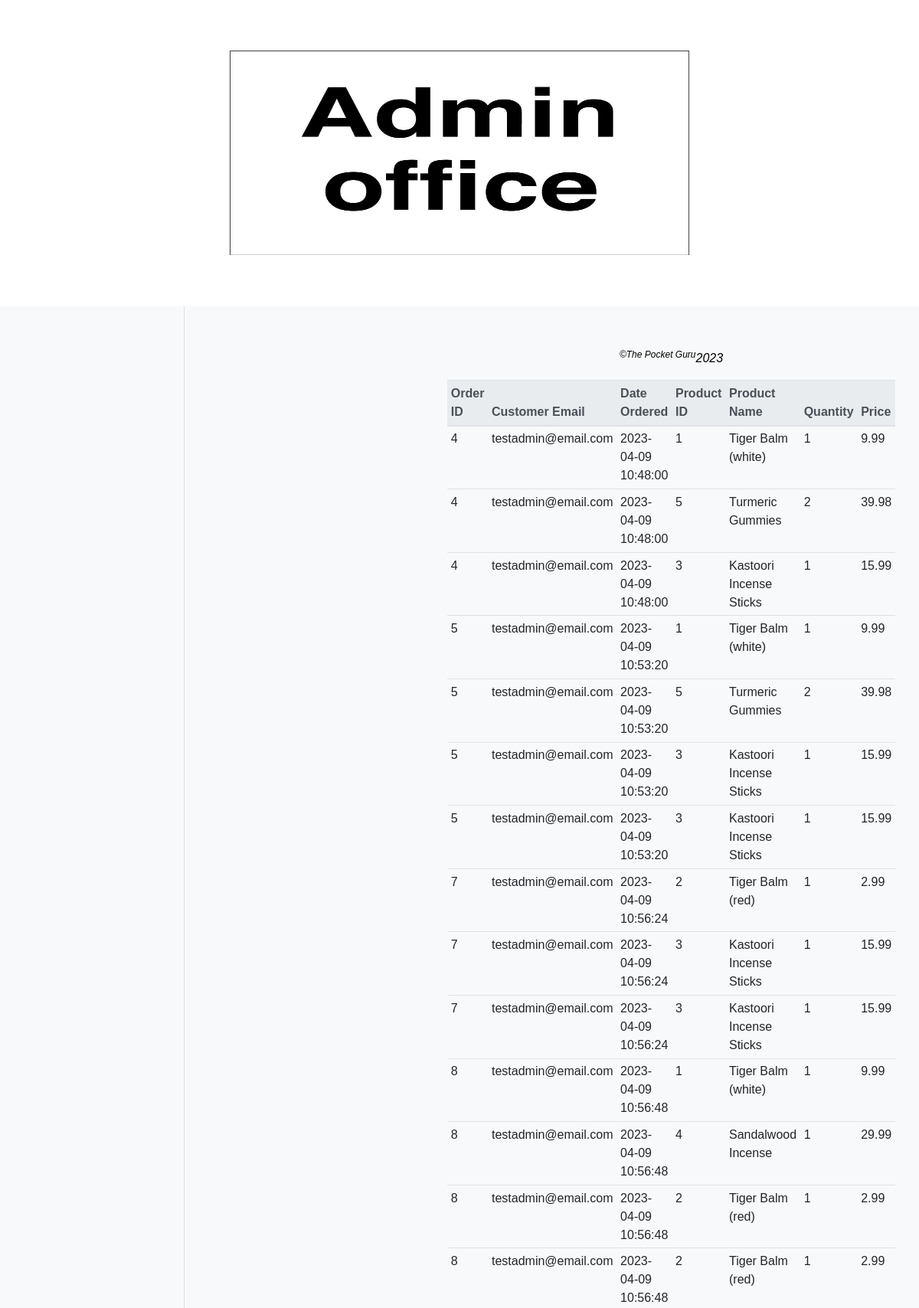
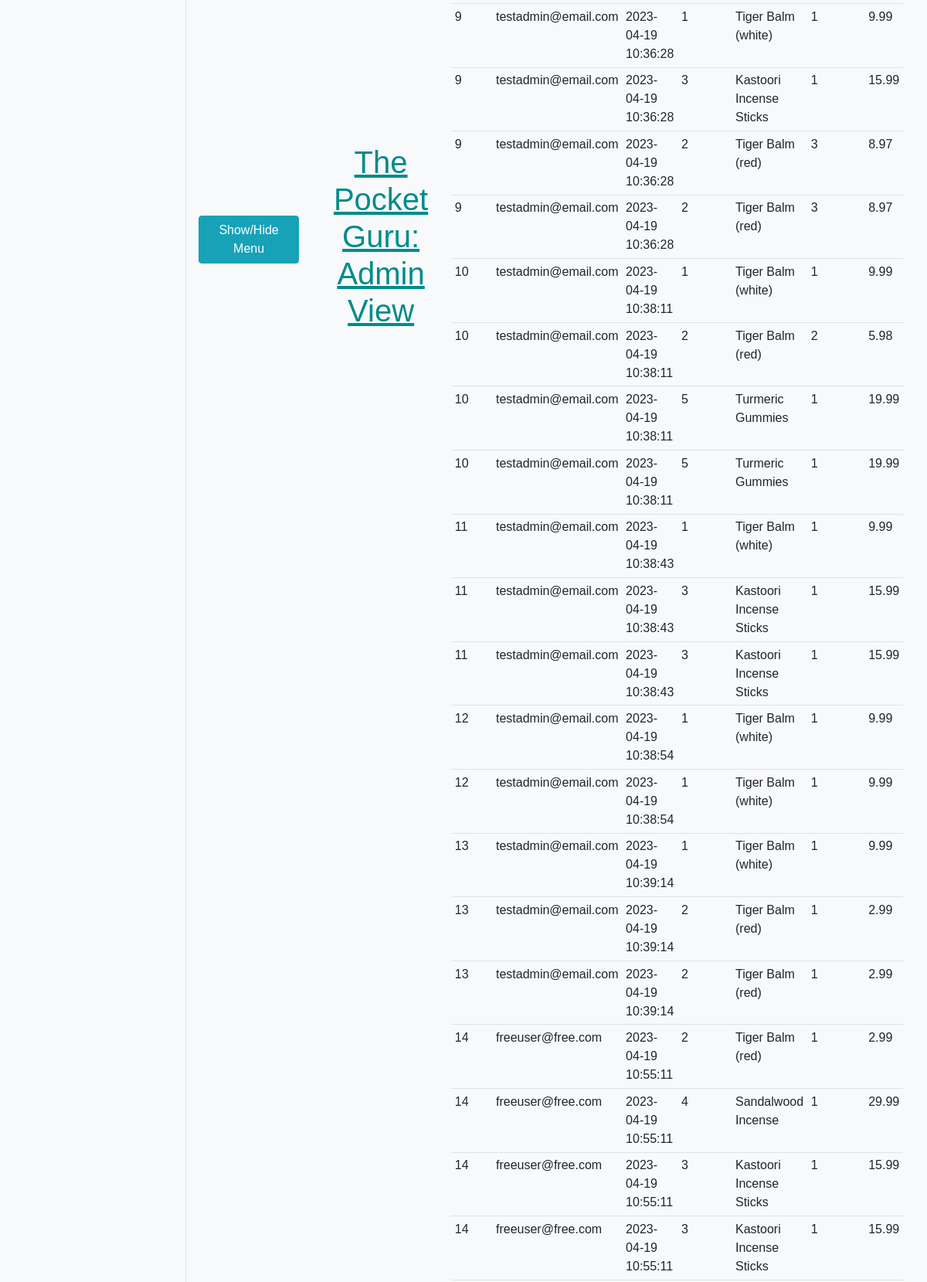
Screenshot of /admin_viewOrders.php (upper part) with the database file from the repository (2 pictures, top to bottom).
### tables this page shows
CREATE TABLE `orderdetails` (
  `ID` int(11) NOT NULL,
  `orderId` int(11) NOT NULL,
  `productId` int(11) UNSIGNED NOT NULL,
  `productName` varchar(200) NOT NULL,
  `quantity` int(100) NOT NULL,
  `price` decimal(10,2) NOT NULL
);

CREATE TABLE `orders` (
  `orderId` int(11) NOT NULL,
  `userId` int(11) NOT NULL,
  `email` varchar(255) NOT NULL,
  `date_of_order` timestamp NOT NULL DEFAULT CURRENT_TIMESTAMP ON UPDATE CURRENT_TIMESTAMP
);

### admin_viewOrders.php (the view, shortened to what this page needs)
<?php
include("./admin_header.php");
include("./connect_db.php");
?>
<div class="row justify-content-center">
		<div class="col-auto">
			<table class="table table-hover table-sm table-responsive" id="orders">
				<thead class="thead-light">
					<tr>
						<th style="font-weight: bold;">Order ID</th>
						<th style="font-weight: bold;">Customer Email</th>
						<th style="font-weight: bold;width: 150px;">Date Ordered</th>
                        <th style="font-weight: bold;">Product ID</th>
						<th style="font-weight: bold;">Product Name</th>
						<th style="font-weight: bold;">Quantity</th>
                        <th style="font-weight: bold;">Price</th>
					</tr>
				</thead>
                <?php
                $stmt = $db->prepare("select * from orders, orderdetails where orders.orderId = orderdetails.orderId");
                $stmt->execute(array());
                while ($a_row = $stmt->fetch(PDO::FETCH_ASSOC))
                {
						echo "<tr>";
						echo "<td>$a_row[orderId]</td>";
                        echo "<td>$a_row[email]</td>";
						echo "<td>$a_row[date_of_order]</td>";
                        echo "<td>$a_row[productId]</td>";
						echo "<td>$a_row[productName]</td>";
						echo "<td>$a_row[quantity]</td>";
                        echo "<td>$a_row[price]</td>";
                        echo "</tr>";
                }?>
        </div>
</div>
<?php
include("./footer.php");
?>

### css/simple-sidebar.css (style rules this page uses)
body { overflow-x: hidden; }

### style/mainstyle.css (style rules this page uses)
html, body { margin:0px; padding:0px; width:100%; }
body { font-family: helvetica, arial, sans-serif; }
td { font-family: helvetica, arial, sans-serif; margin:0px; padding:2px; }

### rows the page displays
orderdetails: orderId "4", orderId.email "testadmin@email.com", orderId.date_of_order "2023-04-09 10:48:00", productId "1", productName "Tiger Balm (white)", quantity "1", price "9.99"
orderdetails: orderId "4", orderId.email "testadmin@email.com", orderId.date_of_order "2023-04-09 10:48:00", productId "5", productName "Turmeric Gummies", quantity "2", price "39.98"
orderdetails: orderId "4", orderId.email "testadmin@email.com", orderId.date_of_order "2023-04-09 10:48:00", productId "3", productName "Kastoori Incense Sticks", quantity "1", price "15.99"
orderdetails: orderId "5", orderId.email "testadmin@email.com", orderId.date_of_order "2023-04-09 10:53:20", productId "1", productName "Tiger Balm (white)", quantity "1", price "9.99"
orderdetails: orderId "5", orderId.email "testadmin@email.com", orderId.date_of_order "2023-04-09 10:53:20", productId "5", productName "Turmeric Gummies", quantity "2", price "39.98"
orderdetails: orderId "5", orderId.email "testadmin@email.com", orderId.date_of_order "2023-04-09 10:53:20", productId "3", productName "Kastoori Incense Sticks", quantity "1", price "15.99"
orderdetails: orderId "5", orderId.email "testadmin@email.com", orderId.date_of_order "2023-04-09 10:53:20", productId "3", productName "Kastoori Incense Sticks", quantity "1", price "15.99"
orderdetails: orderId "7", orderId.email "testadmin@email.com", orderId.date_of_order "2023-04-09 10:56:24", productId "2", productName "Tiger Balm (red)", quantity "1", price "2.99"
orderdetails: orderId "7", orderId.email "testadmin@email.com", orderId.date_of_order "2023-04-09 10:56:24", productId "3", productName "Kastoori Incense Sticks", quantity "1", price "15.99"
orderdetails: orderId "7", orderId.email "testadmin@email.com", orderId.date_of_order "2023-04-09 10:56:24", productId "3", productName "Kastoori Incense Sticks", quantity "1", price "15.99"
orderdetails: orderId "8", orderId.email "testadmin@email.com", orderId.date_of_order "2023-04-09 10:56:48", productId "1", productName "Tiger Balm (white)", quantity "1", price "9.99"
orderdetails: orderId "8", orderId.email "testadmin@email.com", orderId.date_of_order "2023-04-09 10:56:48", productId "4", productName "Sandalwood Incense", quantity "1", price "29.99"
orderdetails: orderId "8", orderId.email "testadmin@email.com", orderId.date_of_order "2023-04-09 10:56:48", productId "2", productName "Tiger Balm (red)", quantity "1", price "2.99"
orderdetails: orderId "8", orderId.email "testadmin@email.com", orderId.date_of_order "2023-04-09 10:56:48", productId "2", productName "Tiger Balm (red)", quantity "1", price "2.99"
orderdetails: orderId "9", orderId.email "testadmin@email.com", orderId.date_of_order "2023-04-19 10:36:28", productId "1", productName "Tiger Balm (white)", quantity "1", price "9.99"
orderdetails: orderId "9", orderId.email "testadmin@email.com", orderId.date_of_order "2023-04-19 10:36:28", productId "3", productName "Kastoori Incense Sticks", quantity "1", price "15.99"
orderdetails: orderId "9", orderId.email "testadmin@email.com", orderId.date_of_order "2023-04-19 10:36:28", productId "2", productName "Tiger Balm (red)", quantity "3", price "8.97"
orderdetails: orderId "9", orderId.email "testadmin@email.com", orderId.date_of_order "2023-04-19 10:36:28", productId "2", productName "Tiger Balm (red)", quantity "3", price "8.97"
orderdetails: orderId "10", orderId.email "testadmin@email.com", orderId.date_of_order "2023-04-19 10:38:11", productId "1", productName "Tiger Balm (white)", quantity "1", price "9.99"
orderdetails: orderId "10", orderId.email "testadmin@email.com", orderId.date_of_order "2023-04-19 10:38:11", productId "2", productName "Tiger Balm (red)", quantity "2", price "5.98"
orderdetails: orderId "10", orderId.email "testadmin@email.com", orderId.date_of_order "2023-04-19 10:38:11", productId "5", productName "Turmeric Gummies", quantity "1", price "19.99"
orderdetails: orderId "10", orderId.email "testadmin@email.com", orderId.date_of_order "2023-04-19 10:38:11", productId "5", productName "Turmeric Gummies", quantity "1", price "19.99"
orderdetails: orderId "11", orderId.email "testadmin@email.com", orderId.date_of_order "2023-04-19 10:38:43", productId "1", productName "Tiger Balm (white)", quantity "1", price "9.99"
orderdetails: orderId "11", orderId.email "testadmin@email.com", orderId.date_of_order "2023-04-19 10:38:43", productId "3", productName "Kastoori Incense Sticks", quantity "1", price "15.99"
orderdetails: orderId "11", orderId.email "testadmin@email.com", orderId.date_of_order "2023-04-19 10:38:43", productId "3", productName "Kastoori Incense Sticks", quantity "1", price "15.99"
orderdetails: orderId "12", orderId.email "testadmin@email.com", orderId.date_of_order "2023-04-19 10:38:54", productId "1", productName "Tiger Balm (white)", quantity "1", price "9.99"
orderdetails: orderId "12", orderId.email "testadmin@email.com", orderId.date_of_order "2023-04-19 10:38:54", productId "1", productName "Tiger Balm (white)", quantity "1", price "9.99"
orderdetails: orderId "13", orderId.email "testadmin@email.com", orderId.date_of_order "2023-04-19 10:39:14", productId "1", productName "Tiger Balm (white)", quantity "1", price "9.99"
orderdetails: orderId "13", orderId.email "testadmin@email.com", orderId.date_of_order "2023-04-19 10:39:14", productId "2", productName "Tiger Balm (red)", quantity "1", price "2.99"
orderdetails: orderId "13", orderId.email "testadmin@email.com", orderId.date_of_order "2023-04-19 10:39:14", productId "2", productName "Tiger Balm (red)", quantity "1", price "2.99"
orderdetails: orderId "14", orderId.email "freeuser@free.com", orderId.date_of_order "2023-04-19 10:55:11", productId "2", productName "Tiger Balm (red)", quantity "1", price "2.99"
orderdetails: orderId "14", orderId.email "freeuser@free.com", orderId.date_of_order "2023-04-19 10:55:11", productId "4", productName "Sandalwood Incense", quantity "1", price "29.99"
orderdetails: orderId "14", orderId.email "freeuser@free.com", orderId.date_of_order "2023-04-19 10:55:11", productId "3", productName "Kastoori Incense Sticks", quantity "1", price "15.99"
orderdetails: orderId "14", orderId.email "freeuser@free.com", orderId.date_of_order "2023-04-19 10:55:11", productId "3", productName "Kastoori Incense Sticks", quantity "1", price "15.99"
